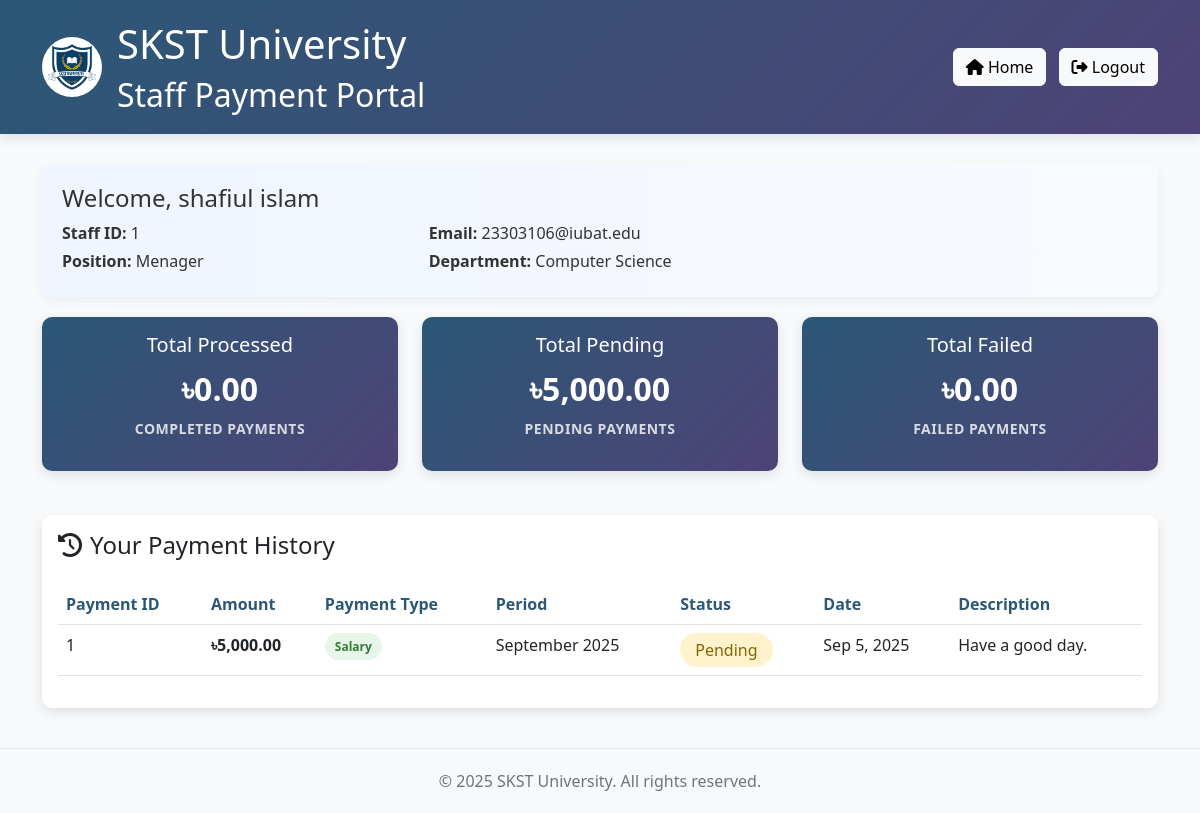
Page /employee/employee_transaction.php (signed in) on the committed database.
### tables this page shows
CREATE TABLE `stuf` (
  `id` int(11) NOT NULL,
  `sector` varchar(100) NOT NULL,
  `first_name` varchar(50) NOT NULL,
  `last_name` varchar(50) NOT NULL,
  `father_name` varchar(100) DEFAULT NULL,
  `mother_name` varchar(100) DEFAULT NULL,
  `date_of_birth` date DEFAULT NULL,
  `guardian_phone` varchar(20) DEFAULT NULL,
  `stuff_phone` varchar(20) DEFAULT NULL,
  `email` varchar(100) DEFAULT NULL,
  `password` varchar(255) NOT NULL,
  `position` varchar(200) NOT NULL,
  `last_exam` varchar(100) DEFAULT NULL,
  `board` varchar(100) DEFAULT NULL,
  `other_board` varchar(100) DEFAULT NULL,
  `year_of_passing` int(11) DEFAULT NULL,
  `institution_name` varchar(255) DEFAULT NULL,
  `result` decimal(5,2) DEFAULT NULL,
  `subject_group` varchar(100) DEFAULT NULL,
  `gender` enum('Male','Female','Other') DEFAULT NULL,
  `blood_group` enum('A+','A-','B+','B-','AB+','AB-','O+','O-') DEFAULT NULL,
  `nationality` varchar(50) DEFAULT NULL,
  `religion` varchar(50) DEFAULT NULL,
  `present_address` text DEFAULT NULL,
  `permanent_address` text DEFAULT NULL,
  `department` varchar(100) DEFAULT NULL,
  `photo_path` varchar(255) DEFAULT NULL,
  `signature_path` varchar(255) DEFAULT NULL,
  `submission_date` timestamp NOT NULL DEFAULT current_timestamp()
);

CREATE TABLE `staff_payments` (
  `payment_id` int(11) NOT NULL,
  `staff_id` int(11) NOT NULL,
  `amount` decimal(10,2) NOT NULL,
  `payment_type` enum('salary','bonus','allowance','reimbursement','other') NOT NULL,
  `payment_month` varchar(20) NOT NULL,
  `payment_year` year(4) NOT NULL,
  `description` text DEFAULT NULL,
  `status` enum('pending','processed','failed') NOT NULL DEFAULT 'pending',
  `bank_transaction_id` varchar(100) DEFAULT NULL,
  `processed_by` int(11) DEFAULT NULL,
  `created_at` timestamp NOT NULL DEFAULT current_timestamp(),
  `processed_at` timestamp NULL DEFAULT NULL
);

### employee/employee_transaction.php (the view, shortened to what this page needs)
<?php
$host = 'localhost';
$dbname = 'skst_university';
$username = 'root';
$password = '';
try {
    $pdo = new PDO("mysql:host=$host;dbname=$dbname;charset=utf8", $username, $password);
    $pdo->setAttribute(PDO::ATTR_ERRMODE, PDO::ERRMODE_EXCEPTION);
} catch(PDOException $e) {
    die("Connection failed: " . $e->getMessage());
}
$error = '';
$staff = null;
$payments = array();
if (isset($_SESSION['staff_id'])) {
    $staff_id = $_SESSION['staff_id'];
    $sql = "SELECT * FROM stuf WHERE id = ?";
    $stmt = $pdo->prepare($sql);
    $stmt->execute([$staff_id]);
    $staff = $stmt->fetch(PDO::FETCH_ASSOC);
    $sql = "SELECT * FROM staff_payments WHERE staff_id = ? ORDER BY created_at DESC";
    $stmt = $pdo->prepare($sql);
    $stmt->execute([$staff_id]);
    $payments = $stmt->fetchAll(PDO::FETCH_ASSOC);
    $total_processed = 0;
    $total_pending = 0;
    $total_failed = 0;
    foreach ($payments as $payment) {
        if ($payment['status'] == 'processed') {
            $total_processed += $payment['amount'];
        } else if ($payment['status'] == 'pending') {
            $total_pending += $payment['amount'];
        } else if ($payment['status'] == 'failed') {
            $total_failed += $payment['amount'];
        }
    }
}
?>
<!DOCTYPE html>
<html lang="en">
<head>
    <link href="https://cdn.jsdelivr.net/npm/bootstrap@5.3.0/dist/css/bootstrap.min.css" rel="stylesheet">
    <link rel="stylesheet" href="https://cdnjs.cloudflare.com/ajax/libs/font-awesome/6.4.0/css/all.min.css">
</head>
<body>
    <?php if (!isset($_SESSION['staff_id'])): ?>
    <div class="login-container">
        <div class="login-box">
            <div class="login-header">
                <h1>Staff Payment Portal</h1>
                <p>SKST University - Access Your Payment Information</p>
            </div>
            <form class="login-form" method="post">
                <input type="hidden" name="login" value="1">
                <div class="form-group">
                    <label for="email">Email Address</label>
                    <input type="email" id="email" name="email" required placeholder="Enter your email address">
                </div>
                <div class="form-group password-container">
                    <label for="password">Password</label>
                    <input type="password" id="password" name="password" required placeholder="Enter your password">
                </div>
                <button type="submit" class="login-btn">Login to Payment Portal</button>
                <?php if (!empty($error)): ?>
                    <div class="error-msg"><?php echo $error; ?></div>
                <?php endif; ?>
                <div class="mt-3 text-center">
                    <p class="text-muted">Use your staff email and password to login</p>
                </div>
            </form>
        </div>
    </div>
    <?php else: ?>
    <div class="header">
        <div class="container">
            <div class="row align-items-center">
                <div class="col-md-6 logo-container">
                    <img src="../picture/SKST.png" alt="SKST University Logo" class="logo">
                    <div>
                        <h1>SKST University</h1>
                        <h2 class="mb-0">Staff Payment Portal</h2>
                    </div>
                </div>
                <div class="col-md-6 text-end">
                    <a href="../index.html" class="btn btn-light me-2">
                        <i class="fas fa-home"></i> Home
                    </a>
                    <a href="?logout=1" class="btn btn-light">
                        <i class="fas fa-sign-out-alt"></i> Logout
                    </a>
                </div>
            </div>
        </div>
    </div>
    <div class="container">
        <div class="staff-info">
            <div class="row">
                <div class="col-md-8">
                    <h4>Welcome, <?php echo htmlspecialchars($_SESSION['staff_name']); ?></h4>
                    <div class="row">
                        <div class="col-md-6">
                            <p class="mb-1"><strong>Staff ID:</strong> <?php echo htmlspecialchars($_SESSION['staff_id']); ?></p>
                            <p class="mb-1"><strong>Position:</strong> <?php echo htmlspecialchars($staff['position']); ?></p>
                        </div>
                        <div class="col-md-6">
                            <p class="mb-1"><strong>Email:</strong> <?php echo htmlspecialchars($_SESSION['staff_email']); ?></p>
                            <p class="mb-1"><strong>Department:</strong> <?php echo htmlspecialchars($staff['department']); ?></p>
                        </div>
                    </div>
                </div>
            </div>
        </div>
        <div class="row">
            <div class="col-md-4">
                <div class="card summary-card">
                    <div class="card-body text-center">
                        <h5 class="card-title">Total Processed</h5>
                        <div class="stats-number">৳<?php echo number_format($total_processed, 2); ?></div>
                        <p class="stats-label">Completed Payments</p>
                    </div>
                </div>
            </div>
            <div class="col-md-4">
                <div class="card summary-card">
                    <div class="card-body text-center">
                        <h5 class="card-title">Total Pending</h5>
                        <div class="stats-number">৳<?php echo number_format($total_pending, 2); ?></div>
                        <p class="stats-label">Pending Payments</p>
                    </div>
                </div>
            </div>
            <div class="col-md-4">
                <div class="card summary-card">
                    <div class="card-body text-center">
                        <h5 class="card-title">Total Failed</h5>
                        <div class="stats-number">৳<?php echo number_format($total_failed, 2); ?></div>
                        <p class="stats-label">Failed Payments</p>
                    </div>
                </div>
            </div>
        </div>
        <div class="card mt-4">
            <div class="card-body">
                <h4 class="card-title mb-4"><i class="fas fa-history me-2"></i>Your Payment History</h4>
                <?php if (count($payments) > 0): ?>
                <div class="table-responsive">
                    <table class="table table-hover">
                        <thead>
                            <tr>
                                <th>Payment ID</th>
                                <th>Amount</th>
                                <th>Payment Type</th>
                                <th>Period</th>
                                <th>Status</th>
                                <th>Date</th>
                                <th>Description</th>
                            </tr>
                        </thead>
                        <tbody>
                            <?php foreach ($payments as $payment): ?>
                            <tr>
                                <td><?php echo htmlspecialchars($payment['payment_id']); ?></td>
                                <td><strong>৳<?php echo number_format($payment['amount'], 2); ?></strong></td>
                                <td>
                                    <span class="payment-type-badge type-<?php echo $payment['payment_type']; ?>">
                                        <?php echo ucfirst($payment['payment_type']); ?>
                                    </span>
                                </td>
                                <td><?php echo htmlspecialchars($payment['payment_month']); ?> <?php echo htmlspecialchars($payment['payment_year']); ?></td>
                                <td>
                                    <span class="payment-status status-<?php echo $payment['status']; ?>">
                                        <?php echo ucfirst($payment['status']); ?>
                                    </span>
                                </td>
                                <td><?php echo date('M j, Y', strtotime($payment['created_at'])); ?></td>
                                <td><?php echo htmlspecialchars($payment['description']); ?></td>
                            </tr>
                            <?php endforeach; ?>
                        </tbody>
                    </table>
                </div>
                <?php else: ?>
                <div class="alert alert-info">
                    <i class="fas fa-info-circle me-2"></i>No payment records found.
                </div>
                <?php endif; ?>
            </div>
        </div>
    </div>
    <footer>
        <div class="container">
            <p class="mb-0">© 2025 SKST University. All rights reserved.</p>
        </div>
    </footer>
    <?php endif; ?>
</body>
</html>

### employee/employee_transaction.php (style rules this page uses)
:root { --primary-color: #2b5876; --secondary-color: #4e4376; --danger-color: #dc3545; --success-color: #28a745; --warning-color: #ffc107; }
body { background-color: #f8f9fa; font-family: 'Segoe UI', Tahoma, Geneva, Verdana, sans-serif; color: #333; }
.header { background: linear-gradient(135deg, var(--primary-color), var(--secondary-color)); color: white; padding: 20px 0; margin-bottom: 30px; box-shadow: 0 4px 12px rgba(0, 0, 0, 0.1); }
.card { border-radius: 10px; box-shadow: 0 4px 12px rgba(0, 0, 0, 0.1); margin-bottom: 20px; border: none; transition: transform 0.3s; }
.payment-status { padding: 5px 15px; border-radius: 20px; font-weight: 500; display: inline-block; }
.status-pending { background-color: #fff3cd; color: #856404; }
.summary-card { background: linear-gradient(135deg, var(--primary-color), var(--secondary-color)); color: white; }
.staff-info { background: linear-gradient(to right, #f0f5ff, #f8faff); padding: 20px; border-radius: 10px; margin-bottom: 20px; box-shadow: 0 4px 12px rgba(0, 0, 0, 0.05); }
footer { color: #6c757d; text-align: center; padding: 20px 0; margin-top: 40px; border-top: 1px solid #e9ecef; }
.stats-number { font-size: 32px; font-weight: 700; margin-bottom: 5px; }
.stats-label { color: rgba(255, 255, 255, 0.8); font-size: 14px; font-weight: 600; text-transform: uppercase; letter-spacing: 0.5px; }
.payment-type-badge { padding: 5px 10px; border-radius: 15px; font-size: 12px; font-weight: 600; }
.type-salary { background-color: #e8f5e9; color: #2e7d32; }
.table th { border-top: none; font-weight: 600; color: var(--primary-color); }
.logo-container { display: flex; align-items: center; }
.logo { height: 60px; margin-right: 15px; border-radius: 50%; }

### rows in the picture
stuf: position "Menager", department "Computer Science"
staff_payments: payment_id "1", amount "5,000.00", payment_type "Salary", payment_month "September", payment_year "2025", status "Pending", created_at "Sep 5, 2025", description "Have a good day."

### other values in the picture
$_SESSION['staff_name'] "shafiul islam"
$_SESSION['staff_id'] "1"
$_SESSION['staff_email'] "23303106@iubat.edu"
$total_processed "0.00"
$total_pending "5,000.00"
$total_failed "0.00"
